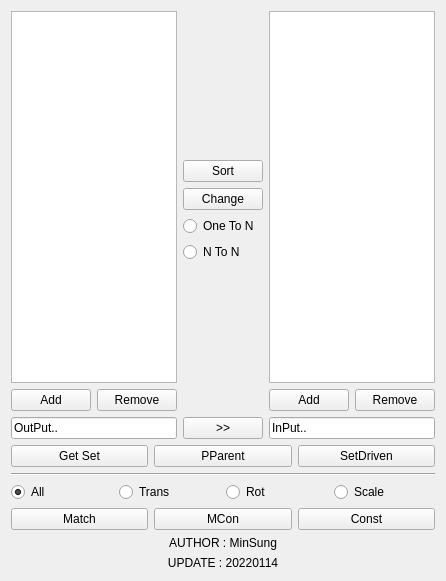
<?xml version="1.0" encoding="UTF-8"?>
<ui version="4.0">
 <class>CNTManager</class>
 <widget class="QWidget" name="CNTManager">
  <property name="geometry">
   <rect>
    <x>0</x>
    <y>0</y>
    <width>430</width>
    <height>581</height>
   </rect>
  </property>
  <property name="windowTitle">
   <string>CNTManager</string>
  </property>
  <layout class="QGridLayout" name="gridLayout_3">
   <item row="0" column="0">
    <layout class="QHBoxLayout" name="horizontalLayout_5">
     <item>
      <layout class="QGridLayout" name="gridLayout">
       <item row="0" column="0" colspan="2">
        <widget class="QListWidget" name="AlistWidget">
         <property name="dragEnabled">
          <bool>true</bool>
         </property>
         <property name="dragDropMode">
          <enum>QAbstractItemView::InternalMove</enum>
         </property>
         <property name="selectionMode">
          <enum>QAbstractItemView::ExtendedSelection</enum>
         </property>
        </widget>
       </item>
       <item row="1" column="0">
        <widget class="QPushButton" name="AAddPB">
         <property name="text">
          <string>Add</string>
         </property>
        </widget>
       </item>
       <item row="1" column="1">
        <widget class="QPushButton" name="ARemovePB">
         <property name="text">
          <string>Remove</string>
         </property>
        </widget>
       </item>
      </layout>
     </item>
     <item>
      <layout class="QVBoxLayout" name="verticalLayout_3">
       <item>
        <spacer name="verticalSpacer">
         <property name="orientation">
          <enum>Qt::Vertical</enum>
         </property>
         <property name="sizeHint" stdset="0">
          <size>
           <width>20</width>
           <height>40</height>
          </size>
         </property>
        </spacer>
       </item>
       <item>
        <widget class="QPushButton" name="SortPB">
         <property name="text">
          <string>Sort</string>
         </property>
        </widget>
       </item>
       <item>
        <widget class="QPushButton" name="ChangePB">
         <property name="text">
          <string>Change</string>
         </property>
        </widget>
       </item>
       <item>
        <layout class="QVBoxLayout" name="verticalLayout">
         <item>
          <widget class="QRadioButton" name="OneToNRB">
           <property name="text">
            <string>One To N</string>
           </property>
           <property name="checked">
            <bool>false</bool>
           </property>
          </widget>
         </item>
         <item>
          <widget class="QRadioButton" name="NToNRB">
           <property name="text">
            <string>N To N</string>
           </property>
           <property name="checked">
            <bool>true</bool>
           </property>
          </widget>
         </item>
        </layout>
       </item>
       <item>
        <spacer name="verticalSpacer_2">
         <property name="orientation">
          <enum>Qt::Vertical</enum>
         </property>
         <property name="sizeHint" stdset="0">
          <size>
           <width>20</width>
           <height>40</height>
          </size>
         </property>
        </spacer>
       </item>
      </layout>
     </item>
     <item>
      <layout class="QGridLayout" name="gridLayout_2">
       <item row="0" column="0" colspan="2">
        <widget class="QListWidget" name="BlistWidget">
         <property name="dragEnabled">
          <bool>true</bool>
         </property>
         <property name="dragDropMode">
          <enum>QAbstractItemView::InternalMove</enum>
         </property>
         <property name="selectionMode">
          <enum>QAbstractItemView::ExtendedSelection</enum>
         </property>
        </widget>
       </item>
       <item row="1" column="0">
        <widget class="QPushButton" name="BAddPB">
         <property name="text">
          <string>Add</string>
         </property>
        </widget>
       </item>
       <item row="1" column="1">
        <widget class="QPushButton" name="BRemovePB">
         <property name="text">
          <string>Remove</string>
         </property>
        </widget>
       </item>
      </layout>
     </item>
    </layout>
   </item>
   <item row="1" column="0">
    <layout class="QVBoxLayout" name="verticalLayout_2">
     <item>
      <layout class="QHBoxLayout" name="horizontalLayout_2">
       <item>
        <widget class="QLineEdit" name="OutLE">
         <property name="text">
          <string>OutPut..</string>
         </property>
        </widget>
       </item>
       <item>
        <widget class="QPushButton" name="ConnectionPB">
         <property name="text">
          <string>&gt;&gt;</string>
         </property>
        </widget>
       </item>
       <item>
        <widget class="QLineEdit" name="InLE">
         <property name="text">
          <string>InPut..</string>
         </property>
        </widget>
       </item>
      </layout>
     </item>
     <item>
      <layout class="QHBoxLayout" name="horizontalLayout_3">
       <item>
        <widget class="QPushButton" name="GetSetPB">
         <property name="text">
          <string>Get Set</string>
         </property>
        </widget>
       </item>
       <item>
        <widget class="QPushButton" name="PPPB">
         <property name="text">
          <string>PParent</string>
         </property>
        </widget>
       </item>
       <item>
        <widget class="QPushButton" name="SetDrivenPB">
         <property name="text">
          <string>SetDriven</string>
         </property>
        </widget>
       </item>
      </layout>
     </item>
     <item>
      <widget class="Line" name="line">
       <property name="orientation">
        <enum>Qt::Horizontal</enum>
       </property>
      </widget>
     </item>
     <item>
      <layout class="QHBoxLayout" name="horizontalLayout">
       <item>
        <widget class="QRadioButton" name="AllMRB">
         <property name="text">
          <string>All</string>
         </property>
         <property name="checked">
          <bool>true</bool>
         </property>
        </widget>
       </item>
       <item>
        <widget class="QRadioButton" name="TransMRB">
         <property name="text">
          <string>Trans</string>
         </property>
        </widget>
       </item>
       <item>
        <widget class="QRadioButton" name="RotMRB">
         <property name="text">
          <string>Rot</string>
         </property>
        </widget>
       </item>
       <item>
        <widget class="QRadioButton" name="ScaleMRB">
         <property name="text">
          <string>Scale</string>
         </property>
        </widget>
       </item>
      </layout>
     </item>
     <item>
      <layout class="QHBoxLayout" name="horizontalLayout_4">
       <item>
        <widget class="QPushButton" name="MatchPB">
         <property name="text">
          <string>Match</string>
         </property>
        </widget>
       </item>
       <item>
        <widget class="QPushButton" name="MConPB">
         <property name="text">
          <string>MCon</string>
         </property>
        </widget>
       </item>
       <item>
        <widget class="QPushButton" name="ConstPB">
         <property name="text">
          <string>Const</string>
         </property>
        </widget>
       </item>
      </layout>
     </item>
    </layout>
   </item>
   <item row="2" column="0">
    <layout class="QVBoxLayout" name="verticalLayout_4">
     <item>
      <widget class="QLabel" name="AUTHORLB">
       <property name="text">
        <string>AUTHOR : MinSung</string>
       </property>
       <property name="alignment">
        <set>Qt::AlignCenter</set>
       </property>
      </widget>
     </item>
     <item>
      <widget class="QLabel" name="UPDATALB">
       <property name="text">
        <string>UPDATE : 20220114</string>
       </property>
       <property name="alignment">
        <set>Qt::AlignCenter</set>
       </property>
      </widget>
     </item>
    </layout>
   </item>
  </layout>
 </widget>
 <resources/>
 <connections/>
</ui>
